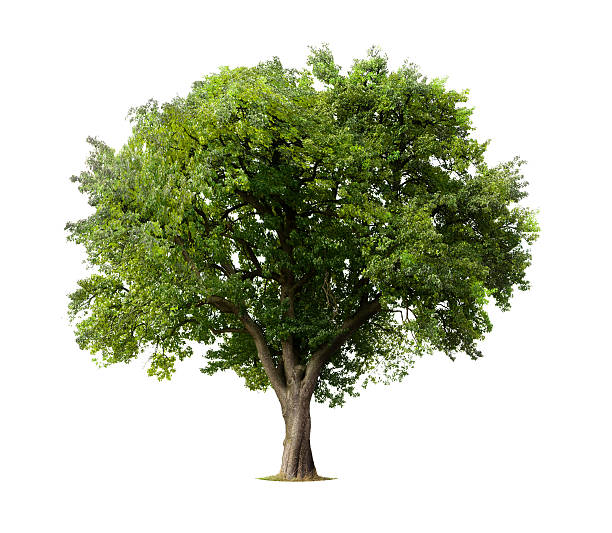
#> input picture tree.jpg, 612 x 533 px
$ python logTransform.py
#> lines starting #> are read from the running program, lines starting #| are printed output that depends on the picture
import cv2
import numpy as np

# Open the image.
img = cv2.imread('tree.jpg')
#> img is the input picture: shape (533, 612, 3); mean B, G, R 176.5, 196.7, 191.3

# Apply log transform.
c = 255/(np.log(1 + np.max(img)))
#> c = 45.99
log_transformed = c * np.log(1 + img)
#> log_transformed: shape (533, 612, 3) float16; 59.73% of the values are NaN or infinite; the others: min 0, max 255, mean 178.1

# Specify the data type.
log_transformed = np.array(log_transformed, dtype = np.uint8)
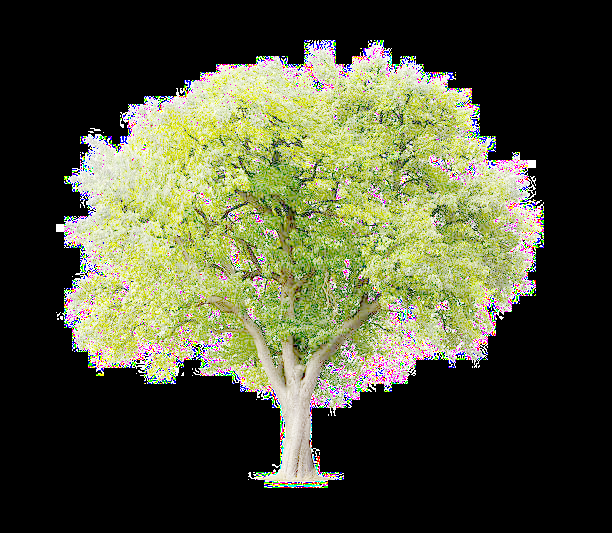
#> log_transformed: shape (533, 612, 3); mean B, G, R 56.6, 80.5, 77.6

# Save the output.
cv2.imwrite('log_transformed.jpg', log_transformed)
